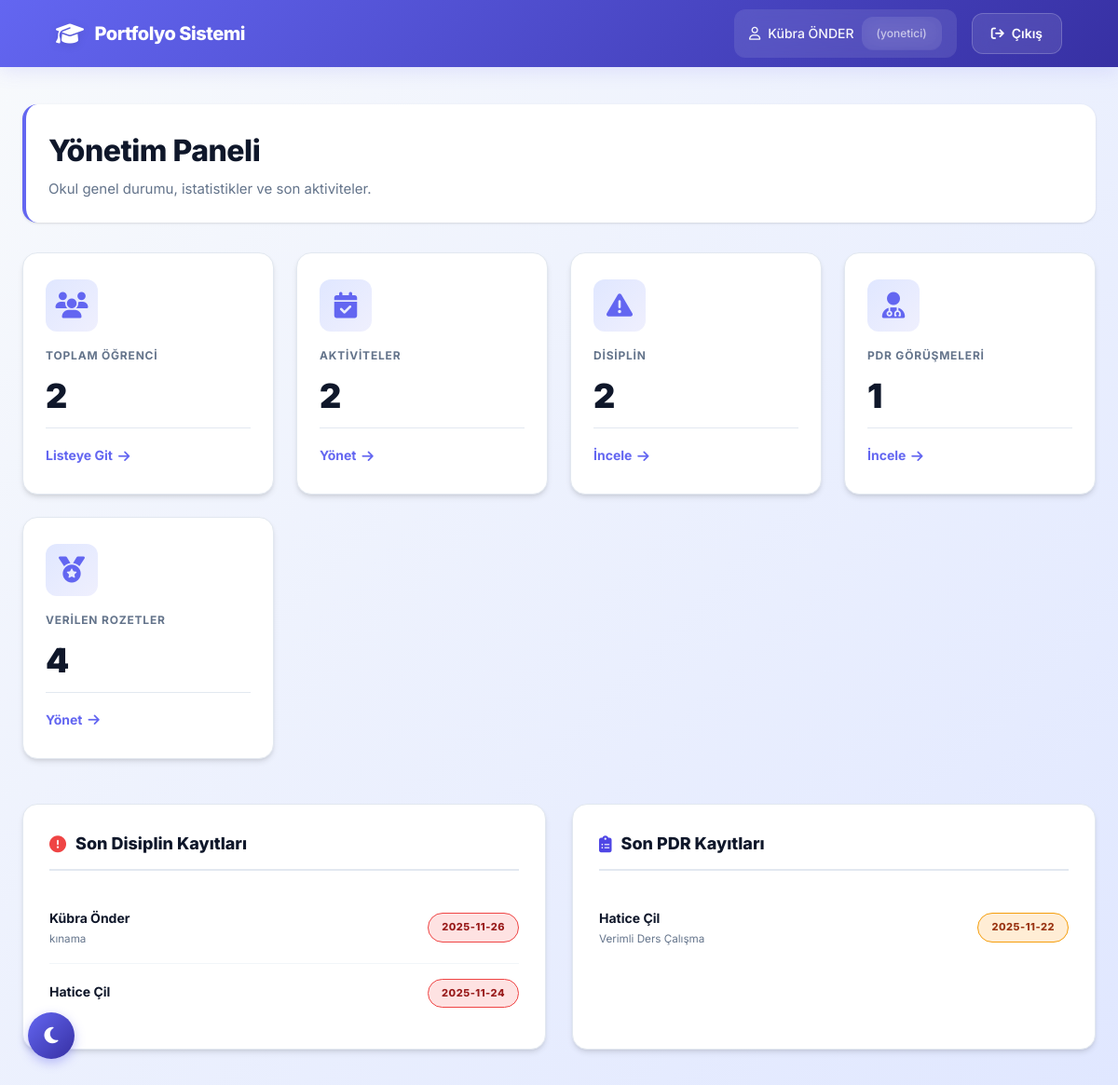
Screenshot of /index.php (signed in) with the database file from the repository.
### tables this page shows
CREATE TABLE `disiplin_kayitlari` (
  `id` int(11) NOT NULL,
  `ogrenci_id` int(11) NOT NULL,
  `tarih` date NOT NULL,
  `seviye` enum('uyari','kınama','uzaklaştırma') DEFAULT 'uyari',
  `aciklama` text DEFAULT NULL
);

CREATE TABLE `ogrenciler` (
  `id` int(11) NOT NULL,
  `ogr_no` varchar(20) NOT NULL,
  `ad` varchar(50) NOT NULL,
  `soyad` varchar(50) NOT NULL,
  `sinif` varchar(10) DEFAULT NULL,
  `sube` varchar(5) DEFAULT NULL,
  `dogum_tarihi` date DEFAULT NULL,
  `veli_user_id` int(11) DEFAULT NULL,
  `rehber_user_id` int(11) DEFAULT NULL,
  `created_at` timestamp NOT NULL DEFAULT current_timestamp()
);

CREATE TABLE `pdr_kayitlari` (
  `id` int(11) NOT NULL,
  `ogrenci_id` int(11) NOT NULL,
  `rehber_user_id` int(11) NOT NULL,
  `tarih` date NOT NULL,
  `konu` varchar(150) DEFAULT NULL,
  `aciklama` text DEFAULT NULL
);

### functions.php (called while the page is built, shortened)
<?php
function currentUserName(): string
{
      return $_SESSION['ad_soyad'] ?? '';
}
function currentUserRole(): string
{
      return $_SESSION['role'] ?? '';
}

### index.php (the view, shortened to what this page needs)
<?php
require_once 'functions.php';
$role = currentUserRole();
$stmt = $pdo->query("SELECT COUNT(*) AS sayi FROM ogrenciler");
$ogrenci_sayi = (int)$stmt->fetch()['sayi'];
$stmt = $pdo->query("SELECT COUNT(*) AS sayi FROM aktiviteler");
$aktivite_sayi = (int)$stmt->fetch()['sayi'];
$stmt = $pdo->query("SELECT COUNT(*) AS sayi FROM disiplin_kayitlari");
$disiplin_sayi = (int)$stmt->fetch()['sayi'];
$stmt = $pdo->query("SELECT COUNT(*) AS sayi FROM pdr_kayitlari");
$pdr_sayi = (int)$stmt->fetch()['sayi'];
$stmt = $pdo->query("SELECT COUNT(*) AS sayi FROM ogrenci_rozetleri");
$rozet_sayi = (int)$stmt->fetch()['sayi'];
$lastDis = $pdo->query("SELECT d.tarih, d.seviye, o.ad, o.soyad, o.sinif, o.sube FROM disiplin_kayitlari d INNER JOIN ogrenciler o ON o.id = d.ogrenci_id ORDER BY d.tarih DESC, d.id DESC LIMIT 5")->fetchAll();
$lastPdr = $pdo->query("SELECT p.tarih, p.konu, o.ad, o.soyad, o.sinif, o.sube FROM pdr_kayitlari p INNER JOIN ogrenciler o ON o.id = p.ogrenci_id ORDER BY p.tarih DESC, p.id DESC LIMIT 5")->fetchAll();
?>
<!DOCTYPE html>
<html lang="tr">
<head>
      <link rel="stylesheet" href="https://cdnjs.cloudflare.com/ajax/libs/font-awesome/6.4.0/css/all.min.css">
      <link rel="stylesheet" href="style.css">
</head>
<body>
      <header class="topbar">
            <a href="index.php" class="logo-link">
                  <i class="fa-solid fa-graduation-cap"></i> Portfolyo Sistemi
            </a>
            <div class="user-info" style="display: flex; align-items: center;">
                  <span>
                        <i class="fa-regular fa-user"></i>
                        <?= htmlspecialchars(currentUserName()); ?>
                        <span style="opacity: 0.7; font-size: 12px;">(<?= htmlspecialchars($role); ?>)</span>
                  </span>
                  <a href="logout.php" class="btn-logout">
                        <i class="fa-solid fa-arrow-right-from-bracket"></i> Çıkış
                  </a>
            </div>
      </header>
      <main class="main-content">
            <div class="page-header">
                  <h1>Yönetim Paneli</h1>
                  <p>Okul genel durumu, istatistikler ve son aktiviteler.</p>
            </div>
            <div class="dashboard-grid">
                  <div class="dash-card">
                        <div class="dash-icon"><i class="fa-solid fa-users"></i></div>
                        <div class="dash-label">Toplam Öğrenci</div>
                        <div class="dash-value"><?php echo $ogrenci_sayi; ?></div>
                        <div class="dash-footer"><a href="ogrenciler.php">Listeye Git <i class="fa-solid fa-arrow-right"></i></a></div>
                  </div>
                  <div class="dash-card">
                        <div class="dash-icon"><i class="fa-solid fa-calendar-check"></i></div>
                        <div class="dash-label">Aktiviteler</div>
                        <div class="dash-value"><?php echo $aktivite_sayi; ?></div>
                        <div class="dash-footer"><a href="aktiviteler.php">Yönet <i class="fa-solid fa-arrow-right"></i></a></div>
                  </div>
                  <div class="dash-card">
                        <div class="dash-icon"><i class="fa-solid fa-triangle-exclamation"></i></div>
                        <div class="dash-label">Disiplin</div>
                        <div class="dash-value"><?php echo $disiplin_sayi; ?></div>
                        <div class="dash-footer"><a href="disiplin_list.php">İncele <i class="fa-solid fa-arrow-right"></i></a></div>
                  </div>
                  <div class="dash-card">
                        <div class="dash-icon"><i class="fa-solid fa-user-doctor"></i></div>
                        <div class="dash-label">PDR Görüşmeleri</div>
                        <div class="dash-value"><?php echo $pdr_sayi; ?></div>
                        <div class="dash-footer"><a href="pdr_list.php">İncele <i class="fa-solid fa-arrow-right"></i></a></div>
                  </div>
                  <div class="dash-card">
                        <div class="dash-icon"><i class="fa-solid fa-medal"></i></div>
                        <div class="dash-label">Verilen Rozetler</div>
                        <div class="dash-value"><?php echo $rozet_sayi; ?></div>
                        <div class="dash-footer"><a href="rozetler.php">Yönet <i class="fa-solid fa-arrow-right"></i></a></div>
                  </div>
            </div>
            <div class="dashboard-lists">
                  <div class="dash-list-card">
                        <h3><i class="fa-solid fa-circle-exclamation" style="color: #ef4444;"></i> Son Disiplin Kayıtları</h3>
                        <?php if (empty($lastDis)): ?>
                              <p class="muted">Henüz kayıt bulunamadı.</p>
                        <?php else: ?>
                              <ul>
                                    <?php foreach ($lastDis as $d): ?>
                                          <li class="hover-row">
                                                <div>
                                                      <strong><?php echo htmlspecialchars($d['ad'] . ' ' . $d['soyad']); ?></strong>
                                                      <small style="display:block; color:#64748b; margin-top:2px;">
                                                            <?php echo htmlspecialchars($d['seviye']); ?>
                                                      </small>
                                                </div>
                                                <span class="badge badge-red"><?php echo htmlspecialchars($d['tarih']); ?></span>
                                          </li>
                                    <?php endforeach; ?>
                              </ul>
                        <?php endif; ?>
                  </div>
                  <div class="dash-list-card">
                        <h3><i class="fa-solid fa-clipboard-list" style="color: #4f46e5;"></i> Son PDR Kayıtları</h3>
                        <?php if (empty($lastPdr)): ?>
                              <p class="muted">Henüz kayıt bulunamadı.</p>
                        <?php else: ?>
                              <ul>
                                    <?php foreach ($lastPdr as $p): ?>
                                          <li class="hover-row">
                                                <div>
                                                      <strong><?php echo htmlspecialchars($p['ad'] . ' ' . $p['soyad']); ?></strong>
                                                      <small style="display:block; color:#64748b; margin-top:2px;">
                                                            <?php echo htmlspecialchars($p['konu']); ?>
                                                      </small>
                                                </div>
                                                <span class="badge badge-orange"><?php echo htmlspecialchars($p['tarih']); ?></span>
                                          </li>
                                    <?php endforeach; ?>
                              </ul>
                        <?php endif; ?>
                  </div>
            </div>
      </main>
</body>
</html>

### rows the page displays
disiplin_kayitlari: ogrenci.soyad "Kübra Önder", seviye "kınama", tarih "2025-11-26"
disiplin_kayitlari: ogrenci.soyad "Hatice Çil", tarih "2025-11-24"
pdr_kayitlari: ogrenci.soyad "Hatice Çil", konu "Verimli Ders Çalışma", tarih "2025-11-22"

### other values shown
currentUserName() "Kübra ÖNDER"
$role "yonetici"
$ogrenci_sayi "2"
$aktivite_sayi "2"
$disiplin_sayi "2"
$pdr_sayi "1"
$rozet_sayi "4"
